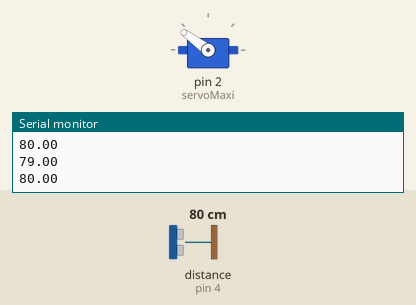
The sketch below on a simulated Arduino Uno, built with avr-gcc and run on an emulated ATmega328P. On the bench: servo, the last lines printed to the serial monitor. Wiring (inferred from the names in the program): ultrasonic range finder: trigger pin 6; echo pin 4. The inputs (shaded band) are chosen by the test bench; at power-on: distance to the obstacle (sensor on pin 4) 80 cm. The echo pulse lasts 58.3 µs per cm.

Above: at 1.2 s.
1.3 s: distance to the obstacle (sensor on pin 4) set to 2 cm
2.8 s: distance to the obstacle (sensor on pin 4) set to 18 cm
At 3.4 s:
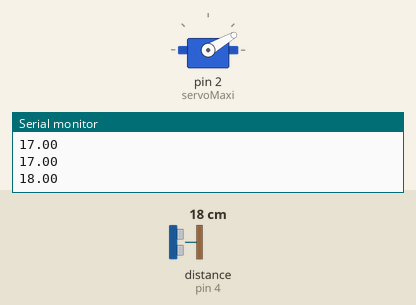
5.8 s: distance to the obstacle (sensor on pin 4) set to 35 cm
7.3 s: distance to the obstacle (sensor on pin 4) set to 60 cm
At 8.1 s:
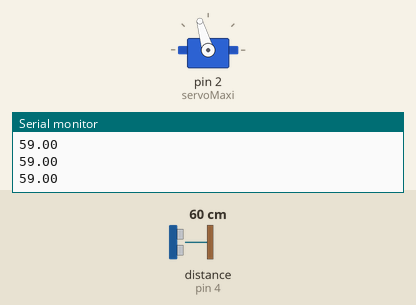
8.8 s: distance to the obstacle (sensor on pin 4) set to 120 cm
At 9.4 s:
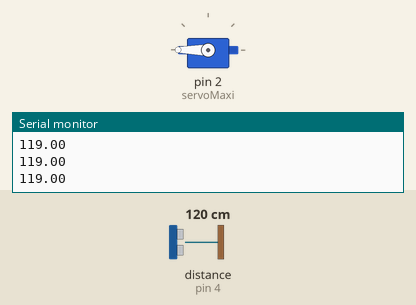
Timing chart, 0 to 11.3 s (numbered marks = the images above; inputs shaded):
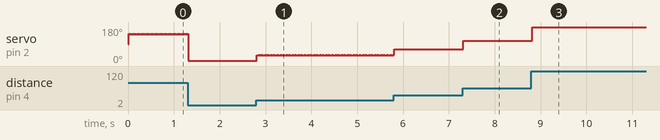

The sketch:

sensor_filtro.ino
```cpp
#include <Servo.h>

Servo servoMaxi;
#define trigPin 6
#define echoPin 4

int cantLecturas=100;
int duracion;
int distancia;
float retorno;


void setup(){
  Serial.begin(9600);
  pinMode(trigPin, OUTPUT);
  pinMode(echoPin, INPUT);
  servoMaxi.attach(2);
}

void loop(){

  digitalWrite(trigPin, HIGH);
  delayMicroseconds(1000);
  digitalWrite(trigPin, LOW);
  duracion = pulseIn(echoPin, HIGH);
  distancia = (duracion/2) / 29.1;
  //Serial.println(distancia);

    float leerDistancia (distancia);
      {
      int lecturas [cantLecturas];
      for (int i=0; i<cantLecturas; i++){
        int valor= distancia;
        int j;
        if (valor<lecturas[0] || i==0){
          j=0;
        }
        else {
          for (j=1;j<1;j++){
            if (lecturas[j-1]<=valor && lecturas[j]>=valor){
              break;
            }
          }
        }
        for (int k=i; k>j; k--){
          lecturas[k] = lecturas[k-1];
        }
        lecturas[j] = valor;
      }

      float retorno = 0;
      for (int i= cantLecturas/2-5; i<(cantLecturas/2+5); i++){
        retorno += lecturas[i];
      }
      retorno = retorno/10;
      retorno*1100/1023;
      Serial.println(retorno);


      int movimiento = map (retorno, 0, 100, 0, 180);
      //Serial.println(movimiento);
      servoMaxi.write(movimiento);
   }

}
```

Measured:
- after the input at 2.8 s, servo on pin 2 (servoMaxi): alternates 32° for 0.01 s and 30° for 0.02 s, starting at once
- after the input at 7.3 s, servo on pin 2 (servoMaxi): 61° → 106° at once
- after the input at 8.8 s, servo on pin 2 (servoMaxi): 106° → 180° at once
